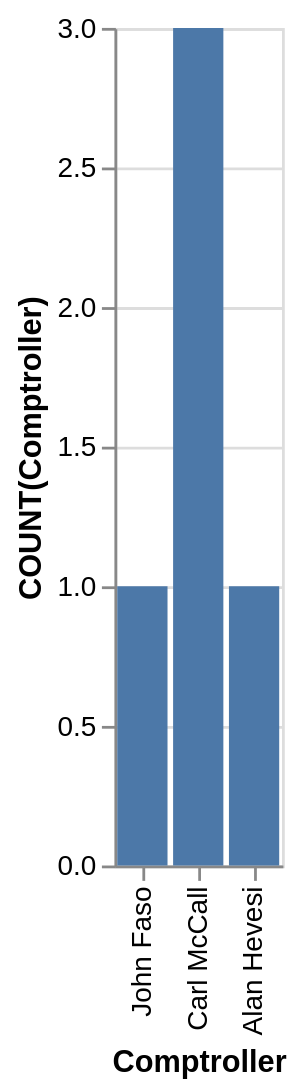

Write the Vega-Lite specification saved for this chart.
### Vega-Lite specification from a JSON file in a GitHub repository (floating-point values rounded to 4 significant figures)
{"data": {"values": [{"x_data": "John Faso", "y_data": 1}, {"x_data": "Carl McCall", "y_data": 3}, {"x_data": "Alan Hevesi", "y_data": 1}]}, "mark": "bar", "encoding": {"x": {"field": "x_data", "type": "nominal", "title": "Comptroller", "sort": "descending"}, "y": {"field": "y_data", "type": "quantitative", "title": "COUNT(Comptroller)"}}}
